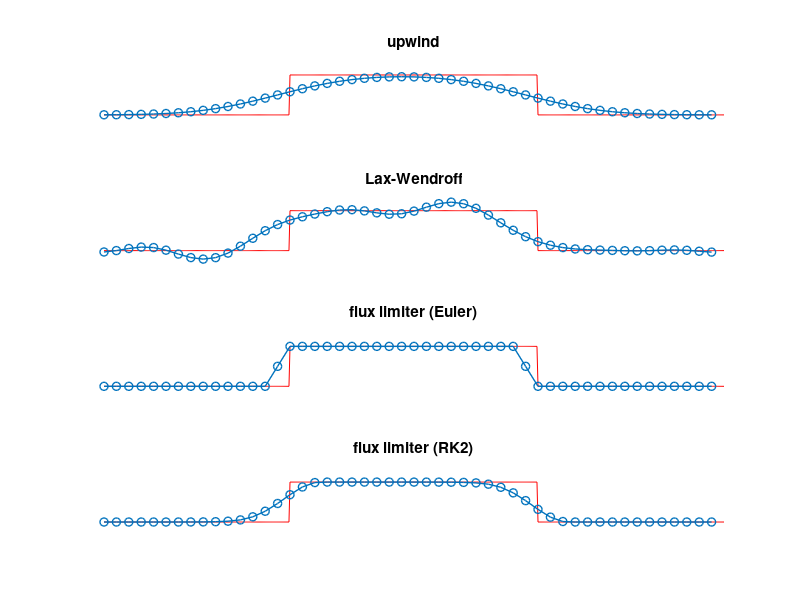

Source code (MATLAB):
function fluxlimiter(J,nu,k,init)
% FLUXLIMITER  Solves for u(x,t) at t=k with
%   u_t + u_x = 0  on  0 < x < 1
% with periodic boundary conditions and with either 'square' wave
% initial shape
%   u(x,0) = 1  if 0.3 < x < 0.7,
%            0  otherwise
% or smoother 'hump' initial shape,
%   u(x,0) = cos^2(2 pi (x-0.5))  if 0.25 < x < 0.75
%          = 0                  otherwise.
% Because velocity is 1 and length of interval is 1, the duration
% t=k is the number of times the solution "wraps around" the interval.
%
% Demonstrates four schemes in subplots in one figure: upwind (top),
% Lax-Wendroff (next), and a flux-limited, nonlinear (bottom two).
% The last two subplots differ only in their time-integration scheme:
% upper is explicit Euler and lower is an order 2 Runge-Kutta method
% (= modified Euler).
%
% The flux-limited scheme is defined in equations (1.2), (1.3), and
% (1.7) of
%
%    Hundsdorfer and Verwer, "Numerical Solution of Time-Dependent
%    Advection-Diffusion-Reaction Equations", Springer 2003
%
% which we call "H&V".  The particular flux-limiter is the kappa=1/3
% case of (1.10) in H&V, the Koren (1993) choice.
%
% Form: fluxlimiter(J,nu,k,init)
% The first and third arguments J (= number of subintervals) and k
% (= duration) must be integers.
%
% The flux-limited scheme requires nu <= 1/2 with explicit Euler
% time integration; see (1.12) in H&V (2003).  Note nu = dt / dx.
%
% Example:
%    >> fluxlimiter(50,0.5,1,'square')
%    >> fluxlimiter(50,0.33,1,'hump')
%    >> fluxlimiter(100,0.33,10,'square')
%    >> fluxlimiter(100,0.33,10,'hump')

if nargin<1,  J = 50;   end
if nargin<2,  nu = 0.5;   end
if nargin<3,  k = 1;   end
if nargin<4,  init = 'square';   end

% spatial grid
dx = 1.0 / J;  x  = 0:dx:1-dx;

% initial shape
errstr = 'only "square" and "hump" are allowed as initial';
if length(init)<4, error(errstr), end
init = init(1:4);
if all(init=='squa')
  uinit = ones(size(x));
  uinit(x<0.3) = 0.0;  uinit(x>0.7) = 0.0;   % square wave
elseif all(init=='hump')
  uinit = cos(2*pi*(x-0.5)).^2;
  uinit(x<0.25) = 0.0;  uinit(x>0.75) = 0.0; % smooth hump
else, error(errstr), end

% temporal grid
tf = k * 1.0;
dt = nu * dx;
NN = ceil(tf/dt);
dt = tf / NN;  t  = 0:dt:tf;
fprintf('  doing N=%d steps with dt=%.5e\n',NN,dt)

% u(x,t=tf) = u(x,t=0)   because tf=k (integer) and periodic
xfine = 0:1/600:1;
if all(init=='squa')
  uexact = ones(size(xfine));
  uexact(xfine<0.3) = 0.0;  uexact(xfine>0.7) = 0.0;   % square wave
elseif all(init=='hump')
  uexact = cos(2*pi*(xfine-0.5)).^2;
  uexact(xfine<0.25) = 0.0;  uexact(xfine>0.75) = 0.0; % smooth hump
end

% four numerical schemes
figure(1), clf
tstr = {'upwind','Lax-Wendroff','flux limiter (Euler)','flux limiter (RK2)'};
for fig=1:4
      u = uinit;
      for n=1:NN-1
        if fig==1                        % upwind
          fstag = u;
          u = u - nu * (fstag - [fstag(J) fstag(1:J-1)]);
        elseif fig==2                    % Lax-Wendroff
          ustag = 0.5 * (u + [u(2:J) u(1)]);
          fstag = ustag - (nu/2) * ([u(2:J) u(1)] - u);    % dt/2 of Lax-Friedrichs
          u = u - nu * (fstag - [fstag(J) fstag(1:J-1)]);
        else                             % flux-limiter
          theta = gettheta(J,u);
          psi = getpsi(theta);
          fstag = u + psi .* ([u(2:J) u(1)] - u);  % add to upwind version
          uEu = u - nu * (fstag - [fstag(J) fstag(1:J-1)]);  % exp Euler
        end
        if fig==3                        % just explicit Euler
          u = uEu;
        elseif fig==4                    % complete RK2 scheme
          theta2 = gettheta(J,uEu);
          psi2 = getpsi(theta2);
          fstag2 = uEu + psi2 .* ([uEu(2:J) uEu(1)] - uEu);
          u = u - (nu/2) * (fstag - [fstag(J) fstag(1:J-1)]) - ...
                    (nu/2) * (fstag2 - [fstag2(J) fstag2(1:J-1)]);
        end
      end
      subplot(4,1,fig)
      plot(xfine,uexact,'r')   % exact soln on fine grid
      hold on,  plot(x,u,'o-','markersize',6,'linewidth',1.0)
      hold off, axis([0 1 -0.3 1.3]), axis off
      title(tstr{fig})
end

function th = gettheta(J,u)
  th      = u - [u(J) u(1:J-1)];
  denom   = [u(2:J) u(1)] - u;
  no      = (abs(denom) < 1.0e-10);
  th(no)  = 0.0;
  th(~no) = th(~no) ./ denom(~no);
end

function ps = getpsi(theta)
  % This is the Koren (1993) choice, the kappa=1/3 case of (1.10) in H&V.
  ps = min([ones(size(theta)); (1/3)+(1/6)*theta; theta]);
  ps = max(0.0, ps);
end

end  % function fluxlimiter
